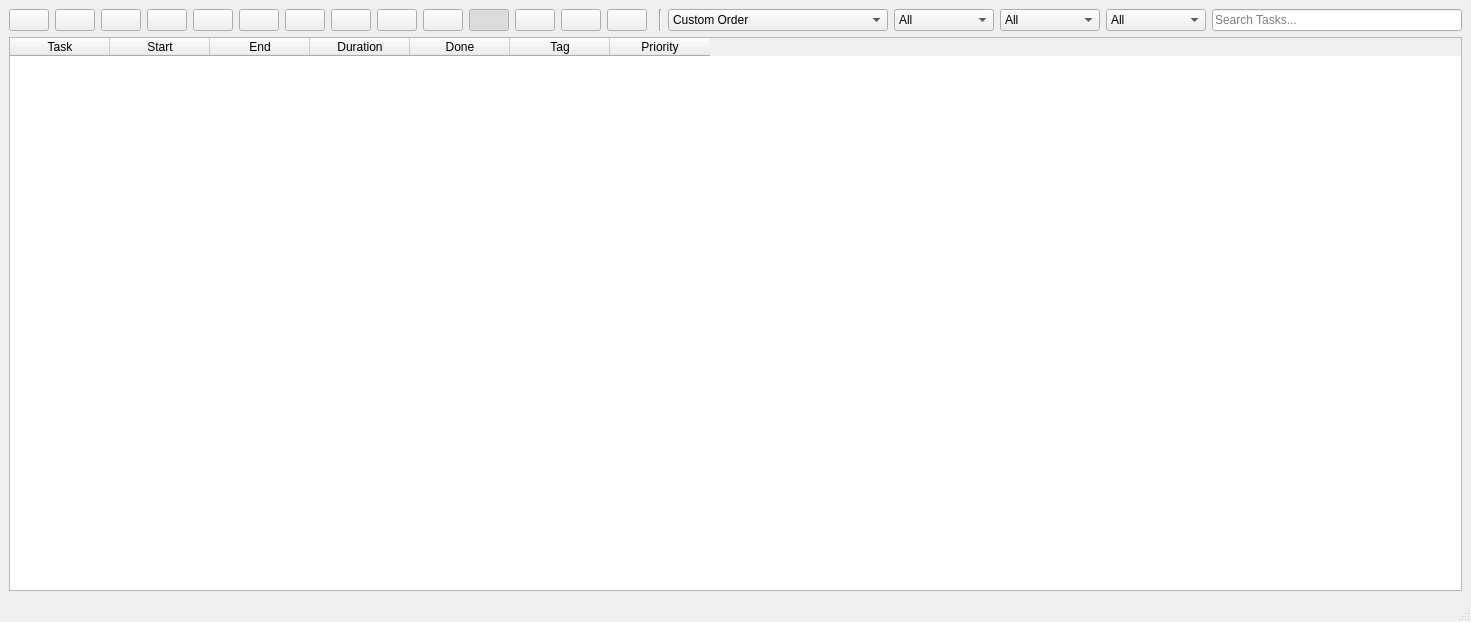
<?xml version="1.0" encoding="UTF-8"?>
<ui version="4.0">
 <class>MainWindow</class>
 <widget class="QMainWindow" name="MainWindow">
  <property name="geometry">
   <rect>
    <x>0</x>
    <y>0</y>
    <width>1415</width>
    <height>622</height>
   </rect>
  </property>
  <property name="windowTitle">
   <string>GmList</string>
  </property>
  <property name="windowIcon">
   <iconset resource="ui_resources.qrc">
    <normaloff>:/GmList-Icon.png</normaloff>:/GmList-Icon.png</iconset>
  </property>
  <widget class="QWidget" name="centralwidget">
   <layout class="QGridLayout" name="gridLayout">
    <item row="0" column="7">
     <widget class="QPushButton" name="selectAllButton">
      <property name="toolTip">
       <string>Select All (Ctrl+A)</string>
      </property>
      <property name="text">
       <string/>
      </property>
      <property name="icon">
       <iconset resource="ui_resources.qrc">
        <normaloff>:/select-all-icon.png</normaloff>:/select-all-icon.png</iconset>
      </property>
      <property name="iconSize">
       <size>
        <width>24</width>
        <height>24</height>
       </size>
      </property>
      <property name="shortcut">
       <string>Ctrl+A</string>
      </property>
      <property name="flat">
       <bool>false</bool>
      </property>
     </widget>
    </item>
    <item row="0" column="20" colspan="5">
     <widget class="QLineEdit" name="searchLineEdit">
      <property name="minimumSize">
       <size>
        <width>250</width>
        <height>0</height>
       </size>
      </property>
      <property name="maximumSize">
       <size>
        <width>16777215</width>
        <height>30</height>
       </size>
      </property>
      <property name="toolTip">
       <string>Search Tasks</string>
      </property>
      <property name="frame">
       <bool>true</bool>
      </property>
      <property name="placeholderText">
       <string>Search Tasks...</string>
      </property>
      <property name="clearButtonEnabled">
       <bool>true</bool>
      </property>
     </widget>
    </item>
    <item row="0" column="3">
     <widget class="QPushButton" name="addButton">
      <property name="toolTip">
       <string>Add New Task (Ctrl+Shift+N)</string>
      </property>
      <property name="text">
       <string/>
      </property>
      <property name="icon">
       <iconset resource="ui_resources.qrc">
        <normaloff>:/add-icon.png</normaloff>:/add-icon.png</iconset>
      </property>
      <property name="iconSize">
       <size>
        <width>24</width>
        <height>24</height>
       </size>
      </property>
      <property name="shortcut">
       <string>Ctrl+Shift+N</string>
      </property>
      <property name="flat">
       <bool>false</bool>
      </property>
     </widget>
    </item>
    <item row="0" column="17">
     <widget class="QComboBox" name="filterComboBox">
      <property name="minimumSize">
       <size>
        <width>100</width>
        <height>0</height>
       </size>
      </property>
      <property name="maximumSize">
       <size>
        <width>16777215</width>
        <height>30</height>
       </size>
      </property>
      <property name="toolTip">
       <string>Filter</string>
      </property>
      <item>
       <property name="text">
        <string>All</string>
       </property>
      </item>
      <item>
       <property name="text">
        <string>Only Completed</string>
       </property>
      </item>
      <item>
       <property name="text">
        <string>Only Pending</string>
       </property>
      </item>
     </widget>
    </item>
    <item row="0" column="6">
     <widget class="QPushButton" name="removeButton">
      <property name="toolTip">
       <string>Remove Selected Task (Ctrl+R)</string>
      </property>
      <property name="text">
       <string/>
      </property>
      <property name="icon">
       <iconset resource="ui_resources.qrc">
        <normaloff>:/remove-icon.png</normaloff>:/remove-icon.png</iconset>
      </property>
      <property name="iconSize">
       <size>
        <width>24</width>
        <height>24</height>
       </size>
      </property>
      <property name="shortcut">
       <string>Ctrl+R</string>
      </property>
      <property name="flat">
       <bool>false</bool>
      </property>
     </widget>
    </item>
    <item row="0" column="19">
     <widget class="QComboBox" name="priorityFilterComboBox">
      <property name="minimumSize">
       <size>
        <width>100</width>
        <height>0</height>
       </size>
      </property>
      <property name="maximumSize">
       <size>
        <width>16777215</width>
        <height>30</height>
       </size>
      </property>
      <property name="toolTip">
       <string>Filter With Priority</string>
      </property>
      <item>
       <property name="text">
        <string>All</string>
       </property>
      </item>
      <item>
       <property name="text">
        <string>Low</string>
       </property>
      </item>
      <item>
       <property name="text">
        <string>Medium</string>
       </property>
      </item>
      <item>
       <property name="text">
        <string>High</string>
       </property>
      </item>
     </widget>
    </item>
    <item row="0" column="10">
     <widget class="QPushButton" name="reminderButton">
      <property name="toolTip">
       <string>Reminder</string>
      </property>
      <property name="text">
       <string/>
      </property>
      <property name="icon">
       <iconset resource="ui_resources.qrc">
        <normaloff>:/timer-icon.png</normaloff>:/timer-icon.png</iconset>
      </property>
      <property name="iconSize">
       <size>
        <width>24</width>
        <height>24</height>
       </size>
      </property>
      <property name="checkable">
       <bool>true</bool>
      </property>
      <property name="checked">
       <bool>true</bool>
      </property>
     </widget>
    </item>
    <item row="0" column="2">
     <widget class="QPushButton" name="saveButton">
      <property name="toolTip">
       <string>Save ToDoList (Ctrl+S)</string>
      </property>
      <property name="text">
       <string/>
      </property>
      <property name="icon">
       <iconset resource="ui_resources.qrc">
        <normaloff>:/save-icon.png</normaloff>:/save-icon.png</iconset>
      </property>
      <property name="iconSize">
       <size>
        <width>24</width>
        <height>24</height>
       </size>
      </property>
      <property name="shortcut">
       <string>Ctrl+S</string>
      </property>
      <property name="flat">
       <bool>false</bool>
      </property>
     </widget>
    </item>
    <item row="1" column="0" colspan="25">
     <widget class="QTableWidget" name="todolist">
      <column>
       <property name="text">
        <string>Task</string>
       </property>
      </column>
      <column>
       <property name="text">
        <string>Start</string>
       </property>
      </column>
      <column>
       <property name="text">
        <string>End</string>
       </property>
      </column>
      <column>
       <property name="text">
        <string>Duration</string>
       </property>
      </column>
      <column>
       <property name="text">
        <string>Done</string>
       </property>
      </column>
      <column>
       <property name="text">
        <string>Tag</string>
       </property>
      </column>
      <column>
       <property name="text">
        <string>Priority</string>
       </property>
      </column>
     </widget>
    </item>
    <item row="0" column="18">
     <widget class="QComboBox" name="tagFilterComboBox">
      <property name="minimumSize">
       <size>
        <width>100</width>
        <height>0</height>
       </size>
      </property>
      <property name="maximumSize">
       <size>
        <width>16777215</width>
        <height>30</height>
       </size>
      </property>
      <property name="toolTip">
       <string>Filter With Tag</string>
      </property>
      <item>
       <property name="text">
        <string>All</string>
       </property>
      </item>
      <item>
       <property name="text">
        <string>None</string>
       </property>
      </item>
      <item>
       <property name="text">
        <string>Work</string>
       </property>
      </item>
      <item>
       <property name="text">
        <string>Personal</string>
       </property>
      </item>
      <item>
       <property name="text">
        <string>Important</string>
       </property>
      </item>
      <item>
       <property name="text">
        <string>Urgent</string>
       </property>
      </item>
      <item>
       <property name="text">
        <string>University</string>
       </property>
      </item>
      <item>
       <property name="text">
        <string>Shopping</string>
       </property>
      </item>
      <item>
       <property name="text">
        <string>Exercise</string>
       </property>
      </item>
      <item>
       <property name="text">
        <string>Project</string>
       </property>
      </item>
      <item>
       <property name="text">
        <string>Meeting</string>
       </property>
      </item>
     </widget>
    </item>
    <item row="0" column="16">
     <widget class="QComboBox" name="sortComboBox">
      <property name="minimumSize">
       <size>
        <width>220</width>
        <height>0</height>
       </size>
      </property>
      <property name="maximumSize">
       <size>
        <width>16777215</width>
        <height>30</height>
       </size>
      </property>
      <property name="toolTip">
       <string>Sort</string>
      </property>
      <item>
       <property name="text">
        <string>Custom Order</string>
       </property>
      </item>
      <item>
       <property name="text">
        <string>A → Z</string>
       </property>
      </item>
      <item>
       <property name="text">
        <string>Z → A</string>
       </property>
      </item>
      <item>
       <property name="text">
        <string>Earliest → Latest</string>
       </property>
      </item>
      <item>
       <property name="text">
        <string>Latest → Earliest</string>
       </property>
      </item>
      <item>
       <property name="text">
        <string>Shortest Duration → Longest Duration</string>
       </property>
      </item>
      <item>
       <property name="text">
        <string>Longest Duration → Shortest Duration</string>
       </property>
      </item>
     </widget>
    </item>
    <item row="0" column="15">
     <widget class="Line" name="line">
      <property name="orientation">
       <enum>Qt::Orientation::Vertical</enum>
      </property>
     </widget>
    </item>
    <item row="0" column="9">
     <widget class="QPushButton" name="moveDownButton">
      <property name="toolTip">
       <string>Move Down (Ctrl+Down)</string>
      </property>
      <property name="icon">
       <iconset resource="ui_resources.qrc">
        <normaloff>:/down-icon.png</normaloff>:/down-icon.png</iconset>
      </property>
      <property name="iconSize">
       <size>
        <width>24</width>
        <height>24</height>
       </size>
      </property>
      <property name="shortcut">
       <string>Ctrl+Down</string>
      </property>
     </widget>
    </item>
    <item row="0" column="4">
     <widget class="QPushButton" name="markAsDoneButton">
      <property name="toolTip">
       <string>Mark Selected Task as Done (Ctrl+D)</string>
      </property>
      <property name="text">
       <string/>
      </property>
      <property name="icon">
       <iconset resource="ui_resources.qrc">
        <normaloff>:/mark-icon.png</normaloff>:/mark-icon.png</iconset>
      </property>
      <property name="iconSize">
       <size>
        <width>24</width>
        <height>24</height>
       </size>
      </property>
      <property name="shortcut">
       <string>Ctrl+D</string>
      </property>
      <property name="flat">
       <bool>false</bool>
      </property>
     </widget>
    </item>
    <item row="0" column="13">
     <widget class="QPushButton" name="aboutQtButton">
      <property name="toolTip">
       <string>About Qt</string>
      </property>
      <property name="icon">
       <iconset resource="ui_resources.qrc">
        <normaloff>:/qt-icon.png</normaloff>:/qt-icon.png</iconset>
      </property>
      <property name="iconSize">
       <size>
        <width>24</width>
        <height>24</height>
       </size>
      </property>
     </widget>
    </item>
    <item row="0" column="1">
     <widget class="QPushButton" name="loadButton">
      <property name="toolTip">
       <string>Open ToDoList (Ctrl+O)</string>
      </property>
      <property name="text">
       <string/>
      </property>
      <property name="icon">
       <iconset resource="ui_resources.qrc">
        <normaloff>:/open-icon.png</normaloff>:/open-icon.png</iconset>
      </property>
      <property name="iconSize">
       <size>
        <width>24</width>
        <height>24</height>
       </size>
      </property>
      <property name="shortcut">
       <string>Ctrl+O</string>
      </property>
      <property name="flat">
       <bool>false</bool>
      </property>
     </widget>
    </item>
    <item row="0" column="11">
     <widget class="QPushButton" name="soundButton">
      <property name="toolTip">
       <string>Mute / Unmute</string>
      </property>
      <property name="text">
       <string/>
      </property>
      <property name="icon">
       <iconset resource="ui_resources.qrc">
        <normaloff>:/unmute-icon.png</normaloff>:/unmute-icon.png</iconset>
      </property>
      <property name="iconSize">
       <size>
        <width>24</width>
        <height>24</height>
       </size>
      </property>
     </widget>
    </item>
    <item row="0" column="8">
     <widget class="QPushButton" name="moveUpButton">
      <property name="toolTip">
       <string>Move Up (Ctrl+Up)</string>
      </property>
      <property name="text">
       <string/>
      </property>
      <property name="icon">
       <iconset resource="ui_resources.qrc">
        <normaloff>:/up-icon.png</normaloff>:/up-icon.png</iconset>
      </property>
      <property name="iconSize">
       <size>
        <width>24</width>
        <height>24</height>
       </size>
      </property>
      <property name="shortcut">
       <string>Ctrl+Up</string>
      </property>
      <property name="flat">
       <bool>false</bool>
      </property>
     </widget>
    </item>
    <item row="0" column="5">
     <widget class="QPushButton" name="markAsPendingButton">
      <property name="toolTip">
       <string>Mark Selected Task As Pending (Ctrl+Shift+D)</string>
      </property>
      <property name="text">
       <string/>
      </property>
      <property name="icon">
       <iconset resource="ui_resources.qrc">
        <normaloff>:/pending-icon.png</normaloff>:/pending-icon.png</iconset>
      </property>
      <property name="iconSize">
       <size>
        <width>24</width>
        <height>24</height>
       </size>
      </property>
      <property name="shortcut">
       <string>Ctrl+Shift+D</string>
      </property>
      <property name="flat">
       <bool>false</bool>
      </property>
     </widget>
    </item>
    <item row="0" column="0">
     <widget class="QPushButton" name="newButton">
      <property name="toolTip">
       <string>Create New ToDoList (Ctrl+N)</string>
      </property>
      <property name="text">
       <string/>
      </property>
      <property name="icon">
       <iconset resource="ui_resources.qrc">
        <normaloff>:/new-icon.png</normaloff>:/new-icon.png</iconset>
      </property>
      <property name="iconSize">
       <size>
        <width>24</width>
        <height>24</height>
       </size>
      </property>
      <property name="shortcut">
       <string>Ctrl+N</string>
      </property>
      <property name="flat">
       <bool>false</bool>
      </property>
     </widget>
    </item>
    <item row="0" column="12">
     <widget class="QPushButton" name="aboutButton">
      <property name="toolTip">
       <string>About GmList</string>
      </property>
      <property name="icon">
       <iconset resource="ui_resources.qrc">
        <normaloff>:/info-icon.png</normaloff>:/info-icon.png</iconset>
      </property>
      <property name="iconSize">
       <size>
        <width>24</width>
        <height>24</height>
       </size>
      </property>
     </widget>
    </item>
   </layout>
  </widget>
  <widget class="QMenuBar" name="menubar">
   <property name="geometry">
    <rect>
     <x>0</x>
     <y>0</y>
     <width>1415</width>
     <height>22</height>
    </rect>
   </property>
  </widget>
  <widget class="QStatusBar" name="statusBar"/>
 </widget>
 <tabstops>
  <tabstop>newButton</tabstop>
  <tabstop>loadButton</tabstop>
  <tabstop>saveButton</tabstop>
  <tabstop>addButton</tabstop>
  <tabstop>markAsDoneButton</tabstop>
  <tabstop>markAsPendingButton</tabstop>
  <tabstop>removeButton</tabstop>
  <tabstop>selectAllButton</tabstop>
  <tabstop>moveUpButton</tabstop>
  <tabstop>moveDownButton</tabstop>
  <tabstop>reminderButton</tabstop>
  <tabstop>soundButton</tabstop>
  <tabstop>aboutButton</tabstop>
  <tabstop>aboutQtButton</tabstop>
  <tabstop>sortComboBox</tabstop>
  <tabstop>filterComboBox</tabstop>
  <tabstop>tagFilterComboBox</tabstop>
  <tabstop>priorityFilterComboBox</tabstop>
  <tabstop>searchLineEdit</tabstop>
  <tabstop>todolist</tabstop>
 </tabstops>
 <resources>
  <include location="ui_resources.qrc"/>
 </resources>
 <connections/>
</ui>
